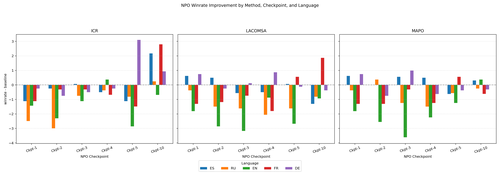
#> input picture visualisation/winrate_improvement_npo_checkpoints[1, 10].png, 500 x 175 px, shrunk from 4400 x 1540 before the run, found by its file name
$ python combine_npo_checkpoint_images.py
#> lines starting #> are read from the running program, lines starting #| are printed output that depends on the picture
#!/usr/bin/env python3
import argparse
import os

from PIL import Image


DEFAULT_INPUTS = [
    "visualisation/winrate_improvement_npo_checkpoints[1, 10].png",
    "visualisation/lc_winrate_improvement_npo_checkpoints[1, 10].png",
]
DEFAULT_OUTPUT = "visualisation/combined_npo_checkpoint_improvements[1, 10].png"


def combine_horizontally(image_paths, output_path, bg_color=(255, 255, 255)):
    images = [Image.open(path).convert("RGB") for path in image_paths]
    combined_width = sum(img.width for img in images)
    combined_height = max(img.height for img in images)

    canvas = Image.new("RGB", (combined_width, combined_height), color=bg_color)

    x = 0
    for img in images:
        y = (combined_height - img.height) // 2
        canvas.paste(img, (x, y))
        x += img.width

    os.makedirs(os.path.dirname(output_path), exist_ok=True)
    canvas.save(output_path)
    print(f"Saved combined image: {output_path}")


def main():
    parser = argparse.ArgumentParser(
        description="Combine the NPO checkpoint improvement charts horizontally."
    )
    parser.add_argument("--inputs", nargs="+", default=DEFAULT_INPUTS)
    parser.add_argument("--output", default=DEFAULT_OUTPUT)
    args = parser.parse_args()

    for path in args.inputs:
        if not os.path.exists(path):
            raise FileNotFoundError(f"Missing input image: {path}")

    combine_horizontally(args.inputs, args.output)
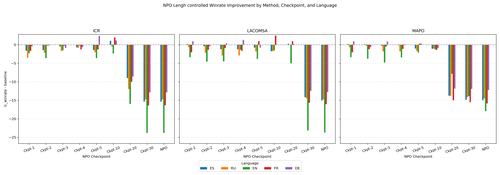
#> input picture visualisation/lc_winrate_improvement_npo_checkpoints[1, 10].png, 500 x 175 px, shrunk from 4400 x 1540 before the run, found by its file name
#> in combine_horizontally, `images = [Image.open(path).convert("RGB") for path in image_paths]`: images = 2 items
#> in combine_horizontally, `combined_width = sum(img.width for img in images)`: combined_width = 1000
#> in combine_horizontally, `combined_height = max(img.height for img in images)`: combined_height = 175
#> in combine_horizontally, `canvas = Image.new("RGB", (combined_width, combined_height), color=bg_..`: canvas: PIL image 1000x175 RGB; every value is 255
#> the loop in combine_horizontally, `for img in images:` made 2 passes
#> (y, x) on passes 1 to 2: (0, 500), (0, 1000)
#> after the loop in combine_horizontally, `for img in images:`:
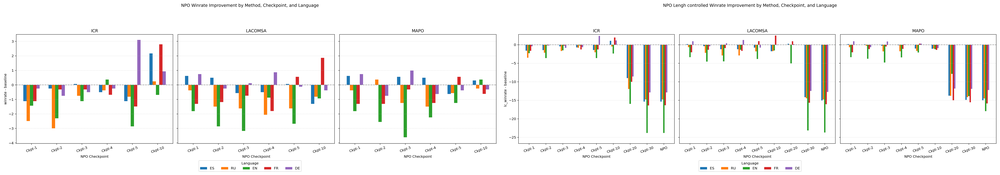
#> canvas: PIL image 1000x175 RGB; mean R, G, B 245.5, 244.7, 242.8
#> after the loop in combine_horizontally, `for img in images:`: x = 1000


if __name__ == "__main__":
    main()
